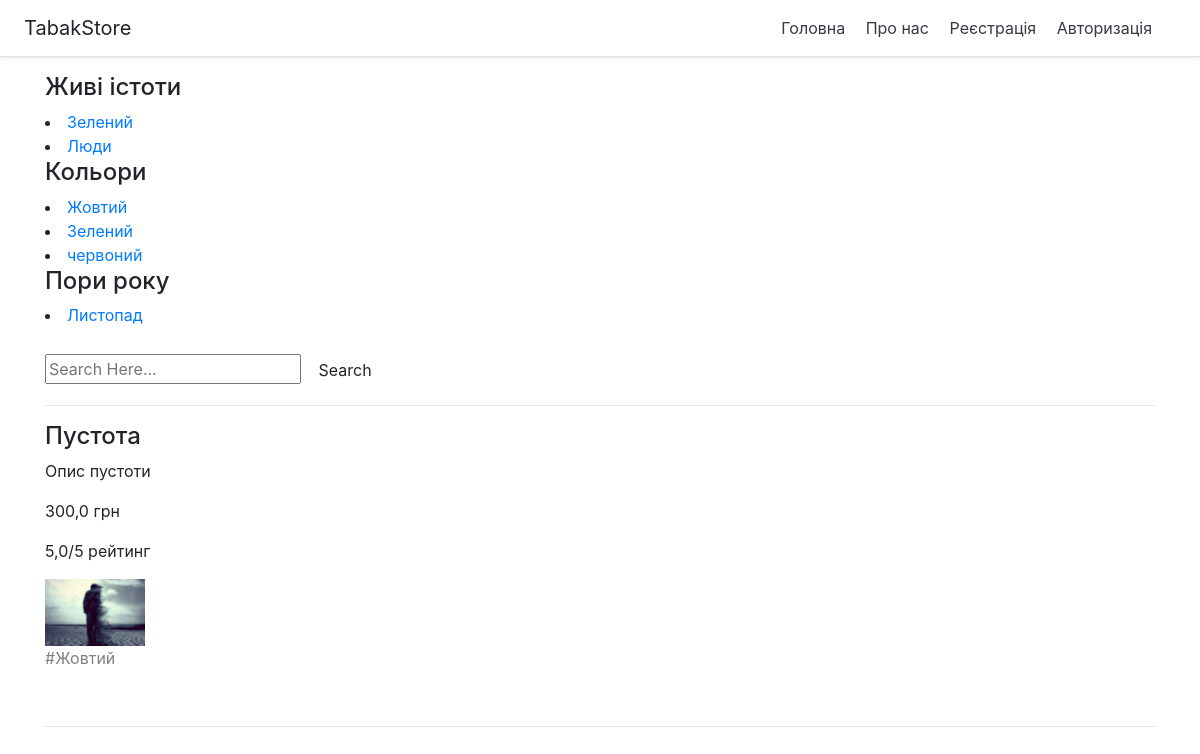
Screenshot of /about/show_category/Жовтий/ with the database file from the repository.
### news/models.py (models this page shows, shortened)
class SuperCategory(models.Model):
    objects = None
    title = models.CharField(max_length=150, db_index=True, verbose_name='Назва кетегорії')
    categores = models.ManyToManyField(Category, blank=True)
    class Meta:
        verbose_name = 'Супер категорія'
        verbose_name_plural = 'Супер категорії'
        ordering = ['title']

class Category(models.Model):
    objects = None
    title = models.CharField(max_length=150, db_index=True, verbose_name='Назва кетегорії')
    def __str__(self):
        return self.title
    class Meta:
        verbose_name = 'Категорія'
        verbose_name_plural = 'Категорії'
        ordering = ['title']

class News(models.Model):
    objects = None
    title = models.CharField(max_length=150, verbose_name='Назва товару')
    content = models.TextField(blank=True, verbose_name='Опис')
    created_at = models.DateTimeField(auto_now_add=True, verbose_name='Дата публікації')
    updated_at = models.DateTimeField(auto_now=True, verbose_name='Дата оновлення')
    photo = models.ImageField(upload_to='photos/%Y/%m/%d/%H/%M/%S', verbose_name='Фото', blank=True)
    is_published = models.BooleanField(default=True, verbose_name='Опубліковано ?')
    cost = models.FloatField(null=True, verbose_name='Ціна', blank=True)
    we_have = models.BooleanField(default=False, verbose_name='Є в наявності?', blank=True)
    rating = models.FloatField(null=True, verbose_name='Рейтинг', blank=True)
    categores = models.ManyToManyField(Category, blank=True)
    tags = models.TextField(blank=True, verbose_name='Теги для пошуку')
    class Meta:
        verbose_name = 'Товар'
        verbose_name_plural = 'Товари'
        ordering = ['-created_at', 'title']

### news/views.py (the view)
# urls.py: path("show_category/<str:category>/", show_category, name='show_category'),
def show_category(request, category):
    list_category = SuperCategory.objects.all()
    posts_list = Category.objects.get(title=category).news_set.filter(is_published=True)
    query = request.GET.get('q')
    if query:
        posts_list = News.objects.filter(
            Q(title__icontains=query) | Q(content__icontains=query) | Q(tags__icontains=query)
        ).distinct()
    paginator = Paginator(posts_list, 2)  # 2 posts per page
    page = request.GET.get('page')
    try:
        posts = paginator.page(page)
    except PageNotAnInteger:
        posts = paginator.page(1)
    except EmptyPage:
        posts = paginator.page(paginator.num_pages)
    context = {
        'posts': posts,
        'list_category': list_category
    }
    return render(request, "new/detail_view.html", context)

### news/templates/new/detail_view.html (shortened to what this page needs)
{% extends 'new/base.html' %}
{% block content %}
{% for item in list_category %}
    <h4>{{ item.title }} </h4>
    {% for i in item.categores.all %}
    <li><a class="" href="{% url 'show_category' i %}">{{ i }}</a></li>
    {% endfor %}
{% endfor %}
<br>
<form method="GET" >
    <div class="input-field">
        <input type="text" name="q" value="{{ request.GET.q }}" placeholder="Search Here...">
       <button class="btn" type="submit" name="action">Search</button>
    </div>
</form>
<hr>
        {% for item in posts %}
        <h4>{{ item.title }} </h4>
        <p>{{ item.content }} </p>
        <p>{{ item.cost }} грн </p>
            {% if item.rating %}
                <p>{{ item.rating }}/5 рейтинг </p>
            {% endif %}
        <div class="media">
            {% if item.photo %}
         <img src="{{ item.photo.url }}" alt="" width="100">
            {% endif %}
        </div>
        {% for i in item.categores.all %}
        <p style="color: gray">#{{ i }} </p>
{% endfor %}
        <br>
        <hr>
{% endfor %}
{% endblock %}

### rows the page displays
SuperCategory: title "Живі істоти"
Category: title "Зелений"
Category: title "Люди"
SuperCategory: title "Кольори"
Category: title "Жовтий"
Category: title "червоний"
SuperCategory: title "Пори року"
Category: title "Листопад"
News: title "Пустота", content "Опис пустоти", cost "300,0", rating "5,0", photo (picture)
